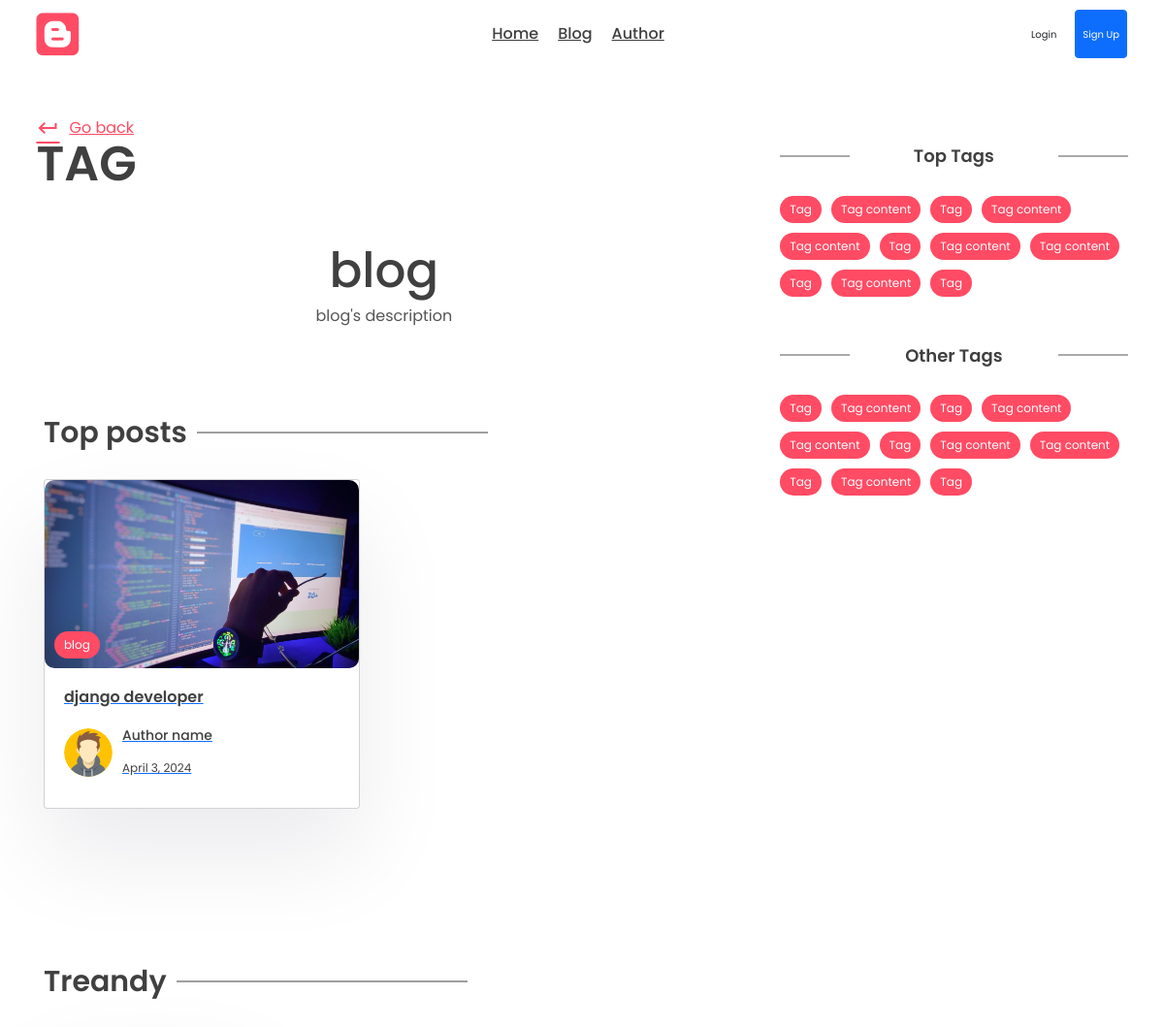
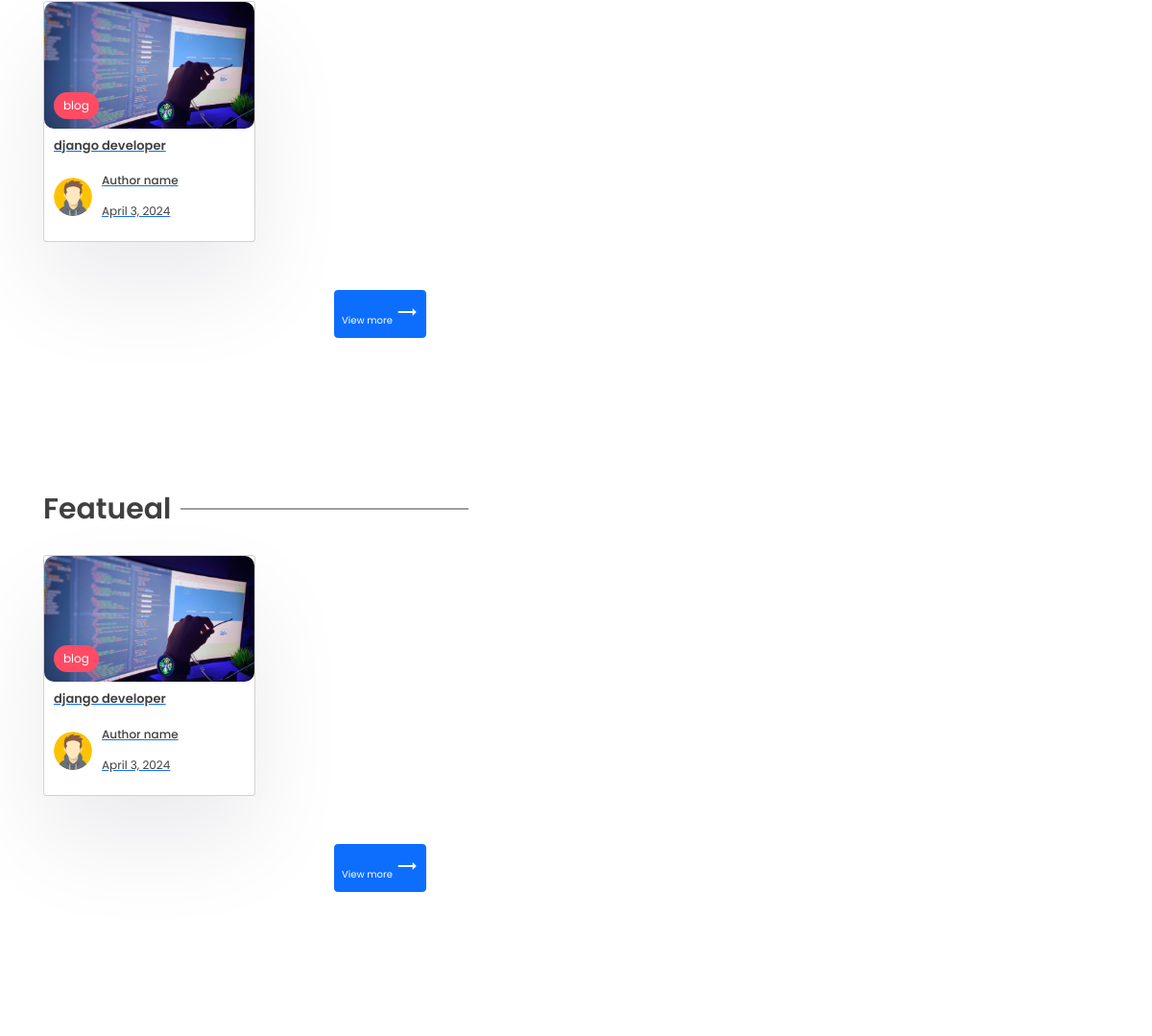
/tag/blog/ (upper part), run on an earlier commit of the app's database (2 pictures, top to bottom).
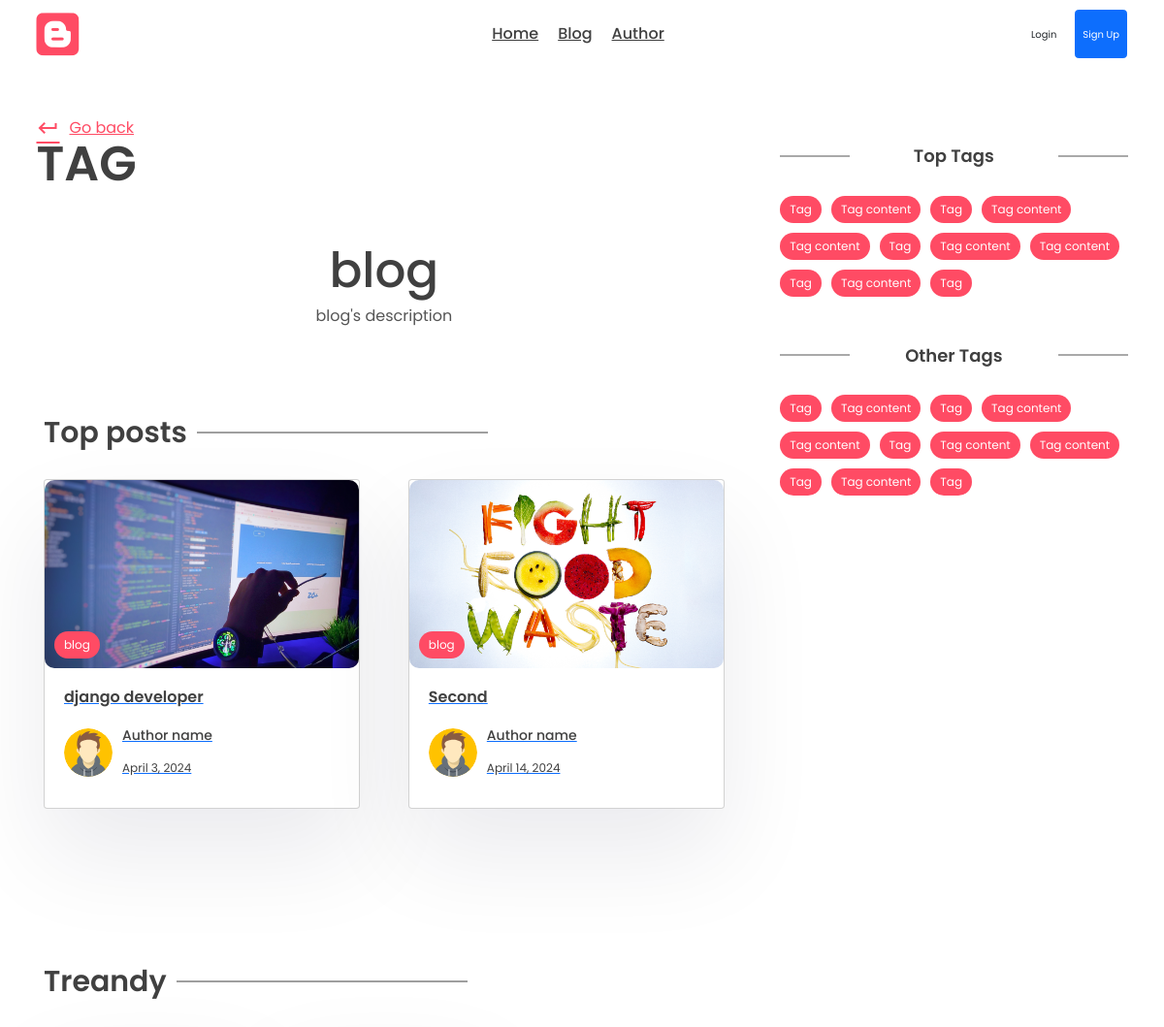
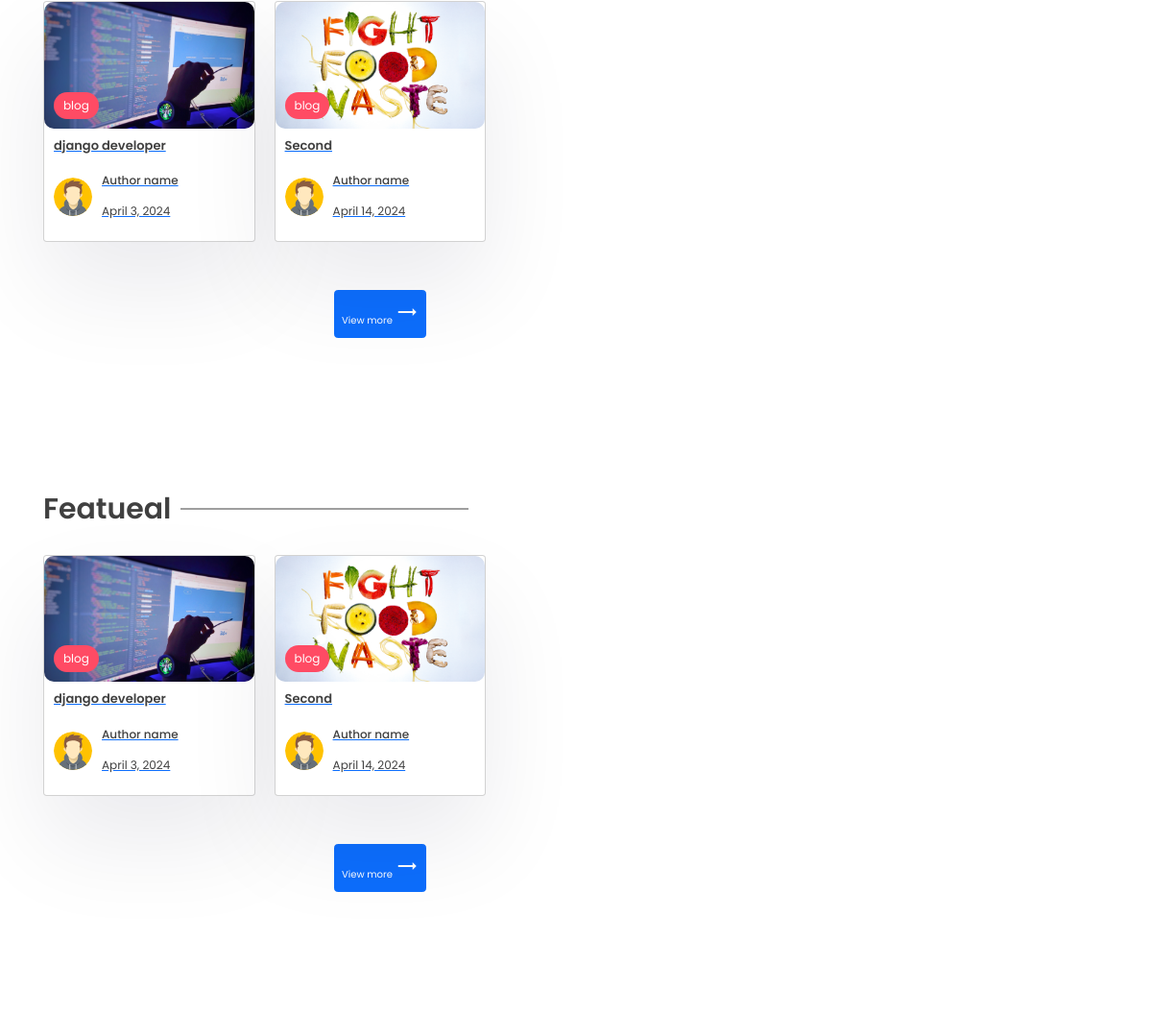
And on a later commit of the database (2 pictures, top to bottom).
### home/models.py (models this page shows, shortened)
class Tag(models.Model):
    name = models.CharField(max_length=100, unique=True)
    description = models.TextField()
    slug = models.SlugField(max_length=100, unique=True)

class Post(models.Model):
    title = models.CharField(max_length=100)
    content = models.TextField()
    image = models.ImageField(upload_to='images/')
    slug = models.SlugField(max_length=100)
    tag = models.ManyToManyField('Tag', blank=True, related_name='post')
    created_at = models.DateTimeField(auto_now_add=True)
    updated_at = models.DateTimeField(auto_now=True)
    view_count = models.IntegerField(null=True, blank=True)
    is_featured = models.BooleanField(default=False)

### home/views.py (the view)
# urls.py: path('tag/<slug:slug>/', views.TagView.as_view(), name='tag')
class TagView(View):
    template_name = 'home/tag.html'
    def get(self, request, slug):
        tag = get_object_or_404(Tag, slug=slug)
        posts = Post.objects.filter(tag=tag)
        context = {
            'posts':posts,
            'tag':tag
        }
        return render(request, self.template_name, context)

### home/templates/home/tag.html (shortened to what this page needs)
{% extends 'index.html' %}
{% load static %}
{% block content %}
    <main style="padding-top: 45px;">
        <div class="container">
            <div class="layout">
                <div class="left">
                    <div class="page-top">
                        <div class="top flex">
                            <div class="page-name">
                                <a href="#" class="learn">
                                    <span class="material-icons"> keyboard_return </span> Go
                                    back
                                </a>
                                <h1>Tag</h1>
                            </div>
                        </div>
                    </div>
                    <center>
                        <div class="typo">
                            <h1 class="title">{{ tag.name }}</h1>
                            <p>
                                {{ tag.description }}
                            </p>
                        </div>
                    </center>
                    <section class="sp">
                        <div class="container">
                            <h1 class="sec-title">Top posts</h1>
                            <div class="grid-2 blog">
                                {% for post in posts %}
                                    <a href="{% url 'home:post_detail' post.slug %}">
                                        <div class="card">
                                            <div class="post-img">
                                                <img src="{{ post.image.url }}" alt="">
                                                <div class="tag">{{ tag.name }}</div>
                                            </div>
                                            <div class="card-content">
                                                <h3>
                                                    {{ post.title }}
                                                </h3>
                                                <div class="author">
                                                    <div class="profile-pic">
                                                        <img src="{% static 'img/author.svg' %}" alt="">
                                                    </div>
                                                    <div class="details">
                                                        <p>Author name</p>
                                                        <small>{{ post.created_at|date }}</small>
                                                    </div>
                                                </div>
                                            </div>
                                        </div>
                                    </a>
                                {% endfor %}
                            </div>
                        </div>
                    </section>
                    <section class="sp">
                        <div class="container">
                            <h1 class="sec-title">Treandy</h1>
                            <div class="grid-3 blog-grid">
                                {% for post in posts %}
                                    <a href="{% url 'home:post_detail' post.slug %}">
                                        <div class="card">
                                            <div class="post-img">
                                                <img src="{{ post.image.url }}" alt="">
                                                <div class="tag">{{ tag.name }}</div>
                                            </div>
                                            <div class="card-content">
                                                <h3>
                                                    {{ post.title }}
                                                </h3>
                                                <div class="author">
                                                    <div class="profile-pic">
                                                        <img src="{% static 'img/author.svg' %}" alt="">
                                                    </div>
                                                    <div class="details">
                                                        <p>Author name</p>
                                                        <small>{{ post.created_at|date }}</small>
                                                    </div>
                                                </div>
                                            </div>
                                        </div>
                                    </a>
                                {% endfor %}
                            </div>
                            <center>
                                <button class="btn btn-primary rounded view">
                                    View more
                                    <span class="material-icons"> trending_flat </span>
                                </button>
                            </center>
                        </div>
                    </section>
                    <section class="sp">
                        <div class="container">
                            <h1 class="sec-title">Featueal</h1>
                            <div class="grid-3 blog-grid">
                                {% for post in posts %}
                                    <a href="{% url 'home:post_detail' post.slug %}">
                                        <div class="card">
                                            <div class="post-img">
                                                <img src="{{ post.image.url }}" alt="">
                                                <div class="tag">{{ tag.name }}</div>
                                            </div>
                                            <div class="card-content">
                                                <h3>
                                                    {{ post.title }}
                                                </h3>
                                                <div class="author">
                                                    <div class="profile-pic">
                                                        <img src="{% static 'img/author.svg' %}" alt="">
                                                    </div>
                                                    <div class="details">
                                                        <p>Author name</p>
                                                        <small>{{ post.created_at|date }}</small>
                                                    </div>
                                                </div>
                                            </div>
                                        </div>
                                    </a>
                                {% endfor %}
                            </div>
                            <center>
                                <button class="btn btn-primary rounded view">
                                    View more
                                    <span class="material-icons"> trending_flat </span>
                                </button>
                            </center>
                        </div>
                    </section>
                </div>
                <div class="right">
                    <div class="block">
                        <h2 class="title2">Top Tags</h2>
                        <div class="blog-tags">
                            <div class="tag">Tag</div>
                            <div class="tag">Tag content</div>
                            <div class="tag">Tag</div>
                            <div class="tag">Tag content</div>
                            <div class="tag">Tag content</div>
                            <div class="tag">Tag</div>
                            <div class="tag">Tag content</div>
                            <div class="tag">Tag content</div>
                            <div class="tag">Tag</div>
                            <div class="tag">Tag content</div>
                            <div class="tag">Tag</div>
                        </div>
                    </div>
                    <div class="block">
                        <h2 class="title2">Other Tags</h2>
                        <div class="blog-tags">
                            <div class="tag">Tag</div>
                            <div class="tag">Tag content</div>
                            <div class="tag">Tag</div>
                            <div class="tag">Tag content</div>
                            <div class="tag">Tag content</div>
                            <div class="tag">Tag</div>
                            <div class="tag">Tag content</div>
                            <div class="tag">Tag content</div>
                            <div class="tag">Tag</div>
                            <div class="tag">Tag content</div>
                            <div class="tag">Tag</div>
                        </div>
                    </div>
                </div>
            </div>
        </div>
    </main>
{% endblock %}

### templates/index.html (shortened to what this page needs)
{% load static %}
<!DOCTYPE html>
<html lang="en">
<head>
     {% include 'inc/head_tag.html' %}
</head>
<body>
    <header>
        {% include 'inc/header.html' %}
    </header>
    {% block content %}{% endblock %}
    <footer>
    </footer>
</body>
</html>

### templates/inc/head_tag.html (shortened to what this page needs)
{% load static %}
<link rel="stylesheet" href="{% static 'css/style.css' %}"/>
<link
        rel="stylesheet"
        href="https://unicons.iconscout.com/release/v2.1.6/css/unicons.css"
/>
<link
        rel="stylesheet"
        href="https://cdnjs.cloudflare.com/ajax/libs/font-awesome/6.1.1/css/all.min.css"
/>
<link href="https://cdn.jsdelivr.net/npm/bootstrap@5.3.3/dist/css/bootstrap.min.css" rel="stylesheet">

### templates/inc/header.html (shortened to what this page needs)
{% load static %}
<div class="container container-fluid">
    <div class="logo">
        <i class="fa-brands fa-blogger"></i>
    </div>
    <div class="links">
        <a href="{% url 'home:home' %}">Home</a>
        <a href="pages/blog.html">Blog</a>
        <a href="pages/author.html">Author</a>
    </div>
    <div class="action-btn">
        <a href="pages/login.html"
        >
            <button class="btn btn-scoundary">Login</button>
        </a
        >
        <a href="pages/signup.html">
            <button class="btn btn-primary">Sign Up</button>
        </a
        >
    </div>
</div>

### templates/inc/footer.html (shortened to what this page needs)
{% load static %}

### templates/inc/scripts.html (shortened to what this page needs)
{% load static %}

### static/css/style.css (style rules this page uses)
* { margin: 0; padding: 0; box-sizing: border-box; text-decoration: none; border: none; outline: none; list-style: none; font-family: "Poppins", sans-serif; color: var(--black); }
:root { --red: #ff4b64; --black: #404040; --des: #555555; --shadow: #ffffff1a 0px 1px 1px 0px inset, #32325d40 0px 50px 100px -20px, #0000004d 0px 30px 60px -30px; --shadow2: rgba(17, 12, 46, 0.084) 0px 48px 100px 0px; }
html { font-size: 62.5%; }
[class*="grid"] { display: grid; }
img { width: 100%; }
.container { max-width: 1220px; margin: auto; padding: 0 10px; }
.container-fluid { max-width: 100%; padding: 0 5rem; }
p, a { font-size: 1.6rem; color: var(--des); }
header { padding: 1rem 0; position: fixed; width: 100%; z-index: 99999; background: white; top: 0rem; }
header .container { display: flex; align-items: center; justify-content: space-between; }
.logo { width: 20rem; }
.logo i { font-size: 5rem; color: var(--red); }
.btn { cursor: pointer; height: 5rem; padding: 0 3rem; font-size: 1.6rem; font-weight: 500; border: 1px solid var(--red); display: flex; align-items: center; justify-content: center; gap: 1rem; }
.btn span { color: white; }
.btn-primary { background: var(--red); color: white; }
.btn-scoundary { background: transparent; color: var(--red); }
.rounded { border-radius: 5rem; }
.action-btn, .links { display: flex; align-items: center; gap: 1rem; }
.links { gap: 2rem; }
.links a { color: var(--black); font-size: 1.6rem; font-weight: 500; }
.typo { width: 50%; margin-top: 5rem; }
.title { font-size: 5rem; font-weight: 500; }
.sp { padding: 8rem 0; }
.grid-2 { grid-template-columns: 1.3fr 1fr; align-items: center; }
.post-img { height: 40rem; width: 100%; overflow: hidden; border-radius: 1rem; }
.post-img img { height: 100%; object-fit: cover; object-position: center; }
.learn { display: flex; align-items: center; gap: 1rem; color: var(--red); margin-top: 2rem; }
.learn span { color: #ff4b64; }
.sec-title { font-size: 3rem; font-weight: 600; position: relative; width: fit-content; margin-bottom: 3rem; }
.sec-title::after { content: ""; position: absolute; right: -31rem; height: 1px; width: 30rem; background: var(--black); top: 50%; transform: translateY(-50%); }
.grid-3 { grid-template-columns: repeat(3, 1fr); gap: 5rem; }
.card { background: white; box-shadow: var(--shadow2); border-radius: 1rem; cursor: pointer; transition: 0.3s; }
.post-img { position: relative; }
.tag { position: absolute; bottom: 1rem; left: 1rem; background: var(--red); color: white; border-radius: 5rem; padding: 0.5rem 1rem; font-size: 1.2rem; }
.card-content { padding: 2rem; padding-bottom: 3rem; }
.card h3 { font-size: 1.6rem; font-weight: 600; }
.card .post-img { width: 100%; height: unset; aspect-ratio: 1/0.6; }
.author { display: flex; align-items: center; gap: 1rem; margin-top: 2rem; }
.profile-pic { width: 5rem; aspect-ratio: 1/1; border-radius: 50%; overflow: hidden; }
.author p { color: var(--black); font-weight: 500; font-size: 1.4rem; }
.author small { color: var(--black); font-size: 1.2rem; }
.view { margin-top: 5rem; }
.logo { width: 10rem; }
footer { padding: 5rem 0; margin-top: 5rem; }
.layout { display: flex; gap: 5rem; }
.left { width: 100%; height: 100%; }
.right { position: sticky; top: 70px; height: 100%; width: 50%; }
.page-name h1 { font-size: 5rem; text-transform: uppercase; font-weight: 600; line-height: 5rem; }
.flex { display: flex; align-items: flex-end; justify-content: space-between; }
.left .typo { width: 100%; }
.blog { grid-template-columns: 1fr 1fr; gap: 5rem; }
.title2 { position: relative; font-size: 1.8rem; text-align: center; font-weight: 600; margin-bottom: 3rem; }
.title2::before { content: ""; position: absolute; height: 1px; width: 20%; background: var(--des); left: 0; top: 50%; transform: translateY(-50%); }
.title2::after { content: ""; position: absolute; height: 1px; width: 20%; background: var(--des); right: 0; top: 50%; transform: translateY(-50%); }
.blog-grid { gap: 2rem; }
.blog-grid .card-content { padding: 1rem; padding-bottom: 2rem; }
.blog-grid .card h3 { font-size: 1.3rem; font-weight: 600; }
.blog-grid .profile-pic { width: 4rem; }
.blog-grid .author p { font-size: 1.2rem; }
.block { margin-top: 5rem; }
.blog-tags .tag { position: unset; width: fit-content; }
.blog-tags { display: flex; align-items: center; flex-wrap: wrap; gap: 1rem; margin-top: 3rem; }
main { padding-top: 10rem !important; }

What changed in the data, as far as the page shows it:
added Post: image (picture), {{ tag.name }} "blog", title "Second", created_at "April 14, 2024"
